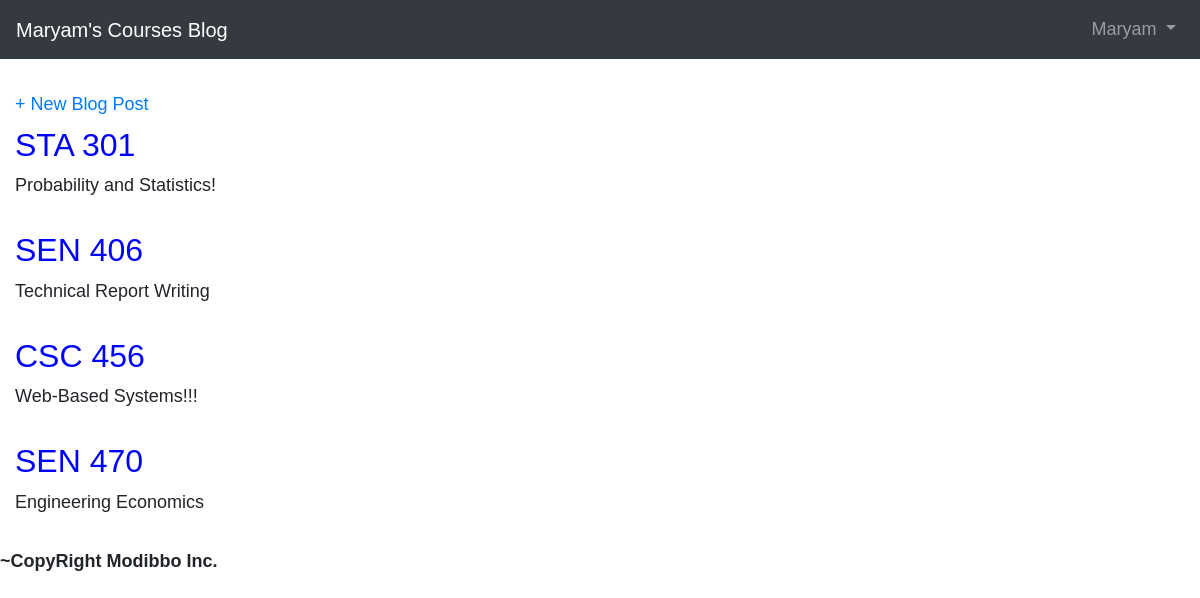
The app's page / (signed in) with its own data.
### blog/models.py (models this page shows, shortened)
class Post(models.Model):
  title = models.CharField(max_length=200)
  author = models.ForeignKey('auth.User',on_delete=models.CASCADE,)
  body = models.TextField()

### blog/views.py (the view)
# urls.py: path('', BlogListView.as_view(), name='home'),
class BlogListView(ListView):
  model = Post
  template_name = 'home.html'

### blog/templates/home.html (shortened to what this page needs)
<!DOCTYPE html>
    {% extends 'base.html' %}
    {% block content %}
        {% for post in object_list %}
        <div class="post-entry">
            <h2><a href="{% url 'post_detail' post.pk %}">{{ post.title }}</a></h2>
            <p>{{ post.body }}</p>
        </div>
        {% endfor %}
    {% endblock content %}

### blog/templates/base.html (shortened to what this page needs)
{% load static %}
<!DOCTYPE html lang="en">
    <head>
      <link rel="stylesheet" href="https://maxcdn.bootstrapcdn.com/bootstrap/4.0.0/css/bootstrap.min.css">
      <link href="{% static 'css/base.css' %}" rel="stylesheet">
    </head>
    <body>
      <nav class="navbar navbar-expand-md navbar-dark bg-dark mb-">
        <a class="navbar-brand" href="{% url 'home' %}">Maryam's Courses Blog</a>
        <div class="collapse navbar-collapse" id="navbarCollapse">
          {% if user.is_authenticated %}
          <ul class="navbar-nav ml-auto">
            <li class="nav-item">
              <a class="nav-link dropdown-toggle" href="#" id="userMenu" data-toggle="dropdown" aria-haspopup="true" aria-expanded="false">
                {{ user.username }}
              </a>
              </li>
            </ul>
              {% endif %}
            </div>
          </nav>
      <div class="container-fluid">
        <div class="nav-right">
            <a href="{% url 'post_new' %}">+ New Blog Post</a>
        </div>
        {% block content %}
        {% endblock content %}
       </div>
        <div>
          {% block footer %}
          <p><b>~CopyRight Modibbo Inc.</b></p>
          {% endblock footer %}
        </div>
   </body>
</html>

### static/css/base.css (style rules this page uses)
body { font-family: 'Source Sans Pro', sans-serif; font-size: 18px; }
.nav-right { display: flex; padding-top: 2rem; }
.post-entry { margin-bottom: 2rem; }
.post-entry h2 { margin: 0.5rem 0; }
.post-entry h2 a, .post-entry h2 a:visited { color: blue; text-decoration: none; }
.post-entry p { margin: 0; font-weight: 400; }

### records on screen
Post: title "STA 301", body "Probability and Statistics!"
Post: title "SEN 406", body "Technical Report Writing"
Post: title "CSC 456", body "Web-Based Systems!!!"
Post: title "SEN 470", body "Engineering Economics"

### other values on screen
{{ user.username }} "Maryam"
